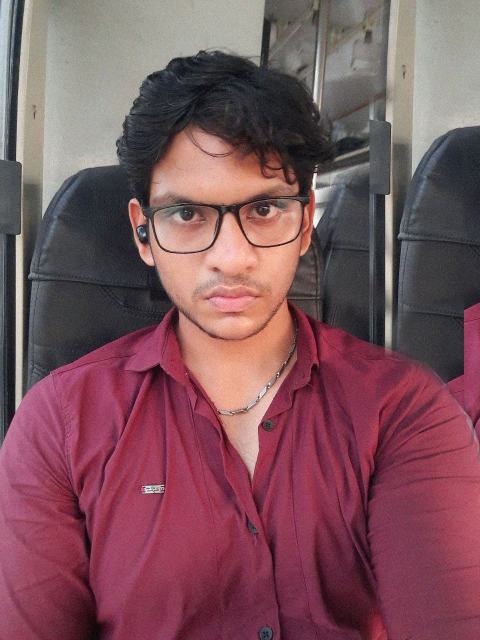
#> input picture godwin1.jpg, 960 x 1280 px (shown at 1/2 size)
$ python main.py
#> lines starting #> are read from the running program, lines starting #| are printed output that depends on the picture; after the words box and inside, x2 and y2 are one past the last pixel; in counts of white or black regions, pixels touching at a corner belong together; long printed decimals are rounded
import cv2

# Load the pre-trained Haar cascade classifier for eye detection
eye_cascade = cv2.CascadeClassifier('haarcascade_eye.xml')

# Camera parameters for distance estimation (in real-world units)
focal_length = 800  # Focal length of the camera in pixels (example value)
average_eye_size = 30  # Average size of an eye in pixels (example value)

# Load the image
image = cv2.imread('godwin1.jpg')
#> image is the input picture: shape (1280, 960, 3); mean B, G, R 92.3, 83.8, 125.4

# Convert the image to grayscale for better processing
gray = cv2.cvtColor(image, cv2.COLOR_BGR2GRAY)
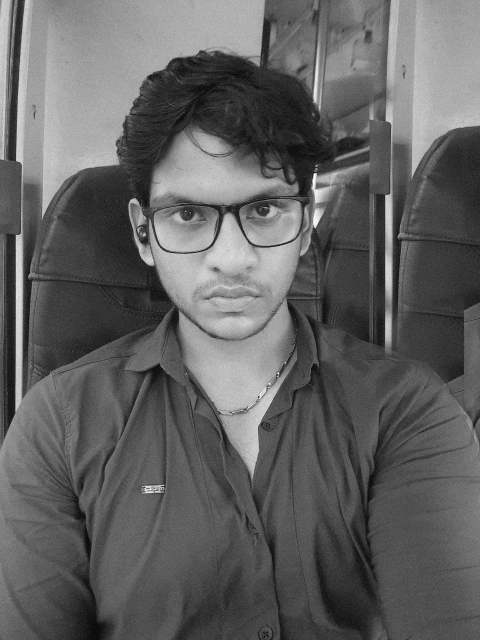
#> gray: shape (1280, 960) (shown at 1/2 size); min 0, max 255, mean 97.2

# Detect eyes in the image
eyes = eye_cascade.detectMultiScale(gray, scaleFactor=1.1, minNeighbors=5)
#> eyes = [[331, 389, 81, 81], [477, 373, 90, 90]]
totaldistance = 0
# Draw rectangles around detected eyes and estimate distance
for (ex, ey, ew, eh) in eyes:
    # Draw rectangle around the detected eye
    cv2.rectangle(image, (ex, ey), (ex+ew, ey+eh), (255, 0, 0), 2)

    # Calculate distance to the eye using monocular depth estimation
    # Depth = (average_eye_size * focal_length) / eye_size_in_pixels
    distance = (average_eye_size * focal_length) / ew
    distance = round(distance/1000, 2)  # Round to two decimal places

    # Display distance on the image
    cv2.putText(image, f'{distance}', (ex, ey - 10), cv2.FONT_HERSHEY_SIMPLEX, 0.5, (0, 255, 0), 2)
    totaldistance += distance
#> this loop made 2 passes
#> (ex, ey, ew, eh, distance, totaldistance) on passes 1 to 2: (331, 389, 81, 81, 0.3, 0.3), (477, 373, 90, 90, 0.27, 0.57)
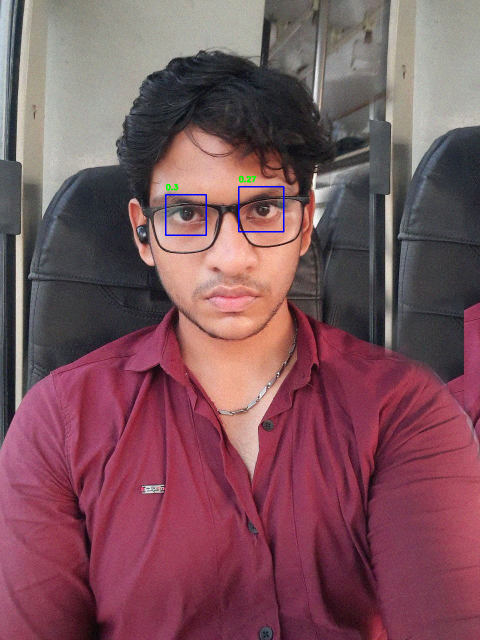
#> image: shape (1280, 960, 3) (shown at 1/2 size); 0.2% of pixels changed, all inside (x1, y1, x2, y2) = (330, 352, 569, 472)
#> after the loop, totaldistance = 0.57

totaldistance = totaldistance/2
#> totaldistance = 0.285
print(totaldistance)
#| 0.285
# Display the image with detected eyes and distance information
resized_image = cv2.resize(image, (500, 800))
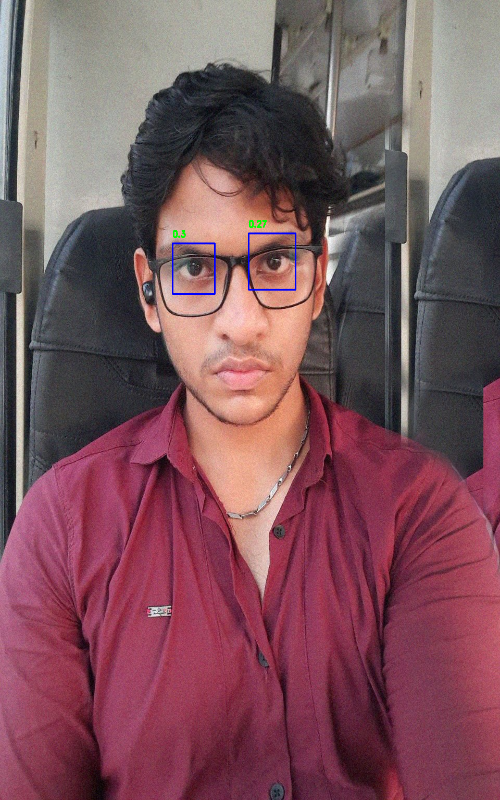
#> resized_image: shape (800, 500, 3); mean B, G, R 92.4, 83.5, 124.9
cv2.imshow('Eye Detection with Distance Estimation', resized_image)
pupildis = 0.02422
distantpower = (1/pupildis)
closepower = (1/totaldistance) + (1/pupildis)
#> closepower = 44.8
print("Close Vision",round(closepower))
#| Close Vision 45
print("Distant Vision",round(distantpower))
print(closepower)
#| 44.797

cv2.waitKey(0)
cv2.destroyAllWindows()

$ run again, with godwin2.jpg copied over godwin1.jpg
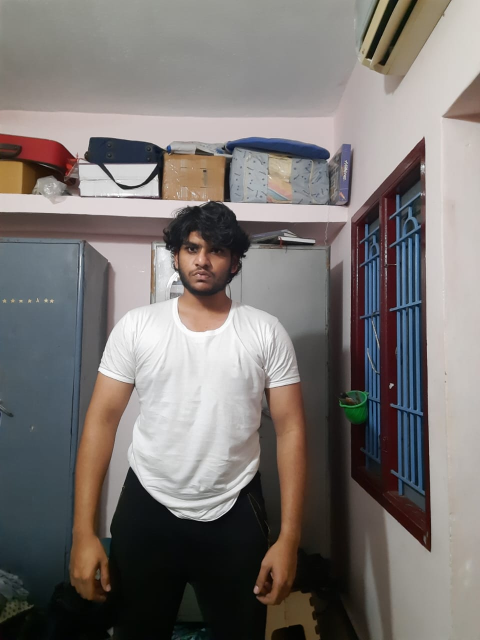
#> input picture godwin2.jpg, 960 x 1280 px (shown at 1/2 size)
#> image is the input picture: shape (1280, 960, 3); mean B, G, R 114.7, 117.2, 122.1
#> eyes = [[368, 481, 33, 33]]
#> the loop `for (ex, ey, ew, eh) in eyes:` made 1 pass
#> (ex, ey, ew, eh, distance, totaldistance) on pass 1: (368, 481, 33, 33, 0.73, 0.73)
#> after the loop `for (ex, ey, ew, eh) in eyes:`:
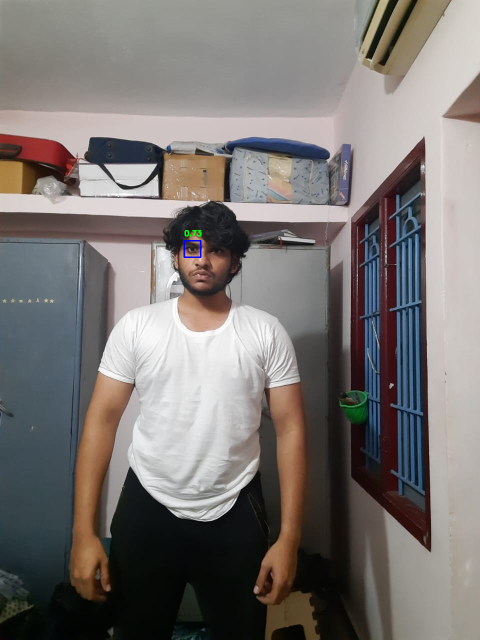
#> image: shape (1280, 960, 3) (shown at 1/2 size); 0.05% of pixels changed, all inside (x1, y1, x2, y2) = (367, 460, 404, 516)
#> after the loop `for (ex, ey, ew, eh) in eyes:`: totaldistance = 0.73
#> `totaldistance = totaldistance/2`: totaldistance = 0.365
#| 0.365
#> `resized_image = cv2.resize(image, (500, 800))`:
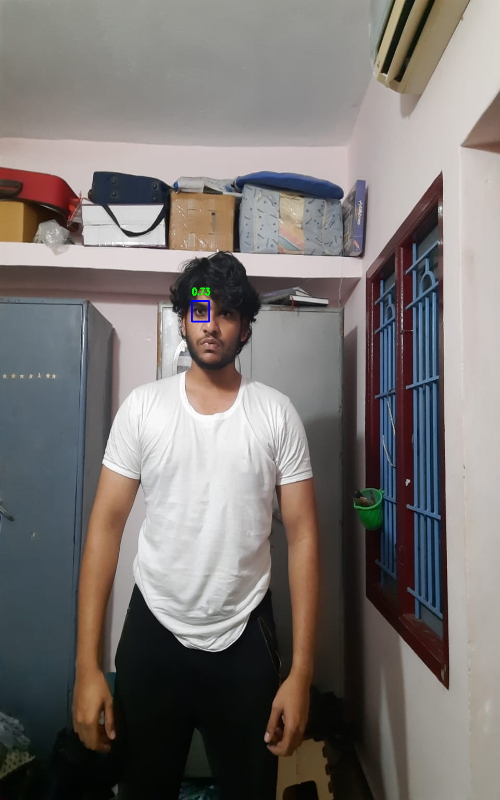
#> resized_image: shape (800, 500, 3); mean B, G, R 114.7, 117.1, 122
#> closepower = 44.03
#| Close Vision 44
#| 44.028

$ run again, with Test.jpg copied over godwin1.jpg
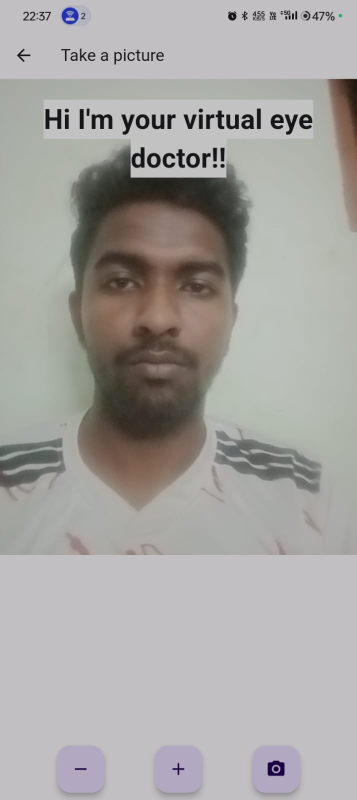
#> input picture Test.jpg, 714 x 1599 px (shown at 1/2 size)
#> image is the input picture: shape (1599, 714, 3); mean B, G, R 162, 164.4, 166.6
#> eyes = [[599, 20, 23, 23], [205, 523, 81, 81], [350, 531, 82, 82], [119, 6, 49, 49], [211, 747, 170, 170]]
#> the loop `for (ex, ey, ew, eh) in eyes:` made 5 passes
#> (ex, ey, ew, eh, distance, totaldistance) on passes 1 to 5: (599, 20, 23, 23, 1.04, 1.04), (205, 523, 81, 81, 0.3, 1.34), (350, 531, 82, 82, 0.29, 1.63), (119, 6, 49, 49, 0.49, 2.12), (211, 747, 170, 170, 0.14, 2.26)
#> after the loop `for (ex, ey, ew, eh) in eyes:`:
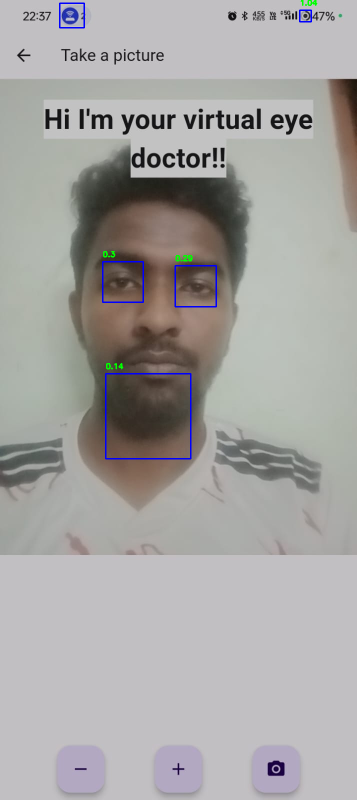
#> image: shape (1599, 714, 3) (shown at 1/2 size); 0.5% of pixels changed, all inside (x1, y1, x2, y2) = (118, 0, 635, 919)
#> after the loop `for (ex, ey, ew, eh) in eyes:`: totaldistance = 2.26
#> `totaldistance = totaldistance/2`: totaldistance = 1.13
#| 1.130
#> `resized_image = cv2.resize(image, (500, 800))`:
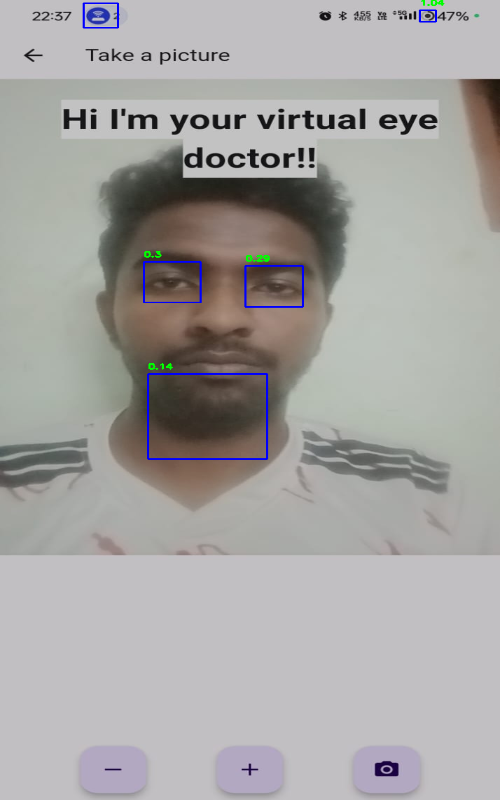
#> resized_image: shape (800, 500, 3); mean B, G, R 162.6, 164, 166
#> closepower = 42.17
#| Close Vision 42
#| 42.173
